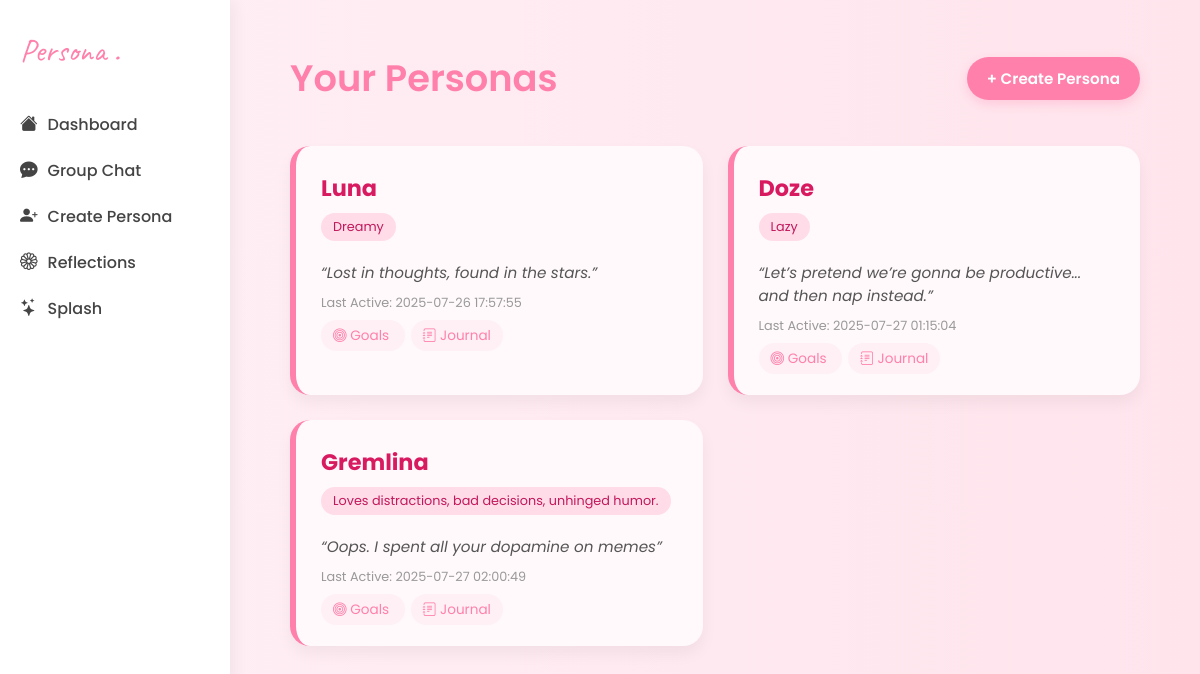
Page /home on the earlier database version.
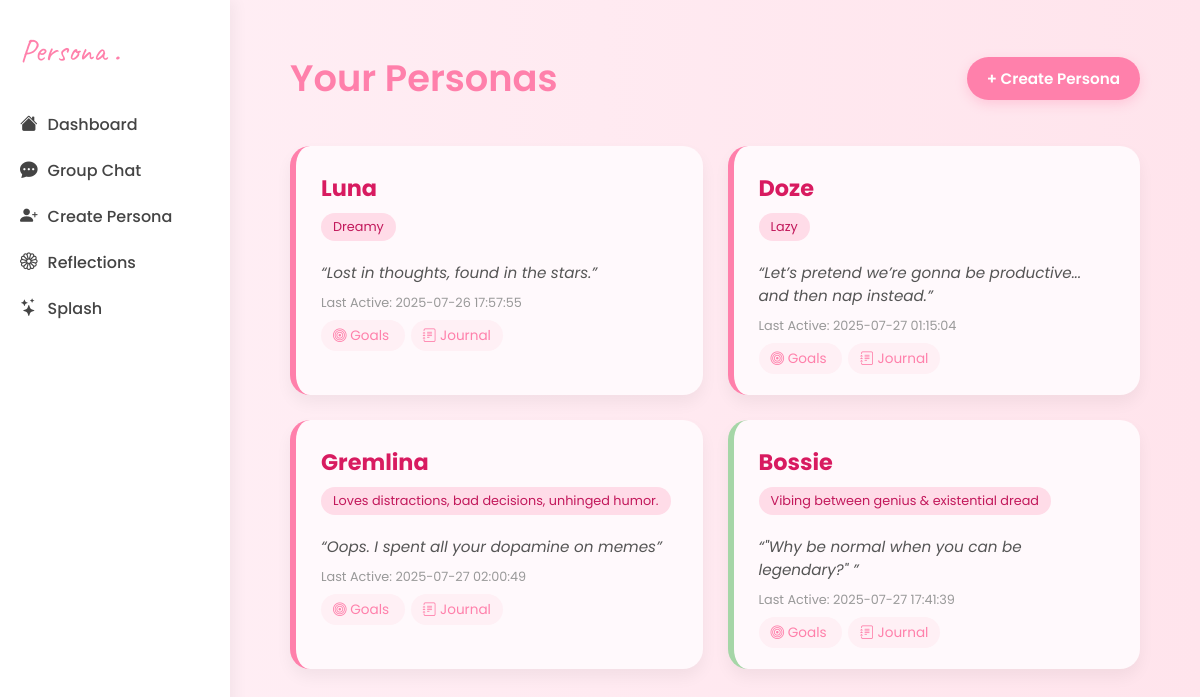
Same page on the later database version.
### tables this page shows
CREATE TABLE personas (
    id INTEGER PRIMARY KEY AUTOINCREMENT,
    name TEXT NOT NULL,
    mood TEXT,
    quote TEXT,
    theme TEXT,
    last_active TEXT
, journal_count INTEGER DEFAULT 0, goals_completed INTEGER DEFAULT 0, last_updated TEXT);

### app.py (the view)
@app.route('/home')
def home():
    conn = get_db_connection()
    personas = conn.execute('SELECT * FROM personas').fetchall()
    conn.close()
    return render_template('home.html', personas=personas)

### app.py (called while the page is built)
def get_db_connection():
    conn = sqlite3.connect('data.db')
    conn.row_factory = sqlite3.Row
    return conn

### templates/home.html (shortened to what this page needs)
<!DOCTYPE html>
<html lang="en">
<head>
  <link href="https://cdn.jsdelivr.net/npm/bootstrap-icons@1.10.5/font/bootstrap-icons.css" rel="stylesheet">
</head>
<body>
  <div class="layout">
    <div class="sidebar">
      <div class="logo">Persona .</div>
      <a href="{{ url_for('home') }}"><i class="bi bi-house-fill"></i> Dashboard</a>
      <a href="{{ url_for('chat') }}"><i class="bi bi-chat-dots-fill"></i> Group Chat</a>
      <a href="{{ url_for('create_persona_form') }}"><i class="bi bi-person-plus-fill"></i> Create Persona</a>
      <a href="{{ url_for('reflections') }}" class="btn btn-light border-pink rounded-pill px-4 py-2 d-flex align-items-center gap-2 shadow-sm">
  <i class="bi bi-flower1 text-danger"></i>
  Reflections
</a>
      <a href="{{ url_for('logo') }}"><i class="bi bi-stars"></i> Splash</a>
    </div>
    <div class="main">
      <div class="topbar">
        <h1>Your Personas</h1>
        <a href="{{ url_for('create_persona_form') }}" class="create-btn">+ Create Persona</a>
      </div>
      {% if personas %}
        <div class="grid">
          {% for persona in personas %}
            <div class="card" style="border-left-color: {{ persona.theme or '#ff80ab' }};">
              <div class="persona-name">{{ persona.name }}</div>
              <div class="tag">{{ persona.mood }}</div>
              <div class="quote">“{{ persona.quote }}”</div>
              <div class="last-active">Last Active: {{ persona.last_active }}</div>
              <div class="links">
            <a href="{{ url_for('goals', persona_id=persona.id) }}">
  <i class="bi bi-bullseye me-1"></i> Goals
</a>
<a href="{{ url_for('journal', persona_id=persona.id) }}">
  <i class="bi bi-journal-text me-1"></i> Journal
</a>
              </div>
            </div>
          {% endfor %}
        </div>
      {% else %}
        <p class="empty-state">You haven’t created any personas yet. Your mind palace awaits 👑</p>
      {% endif %}
    </div>
  </div>
</body>
</html>

### templates/home.html (style rules this page uses)
:root { --accent: #ff80ab; --bg: #fff0f6; --text: #333; --card-bg: #fff9fc; }
* { margin: 0; padding: 0; box-sizing: border-box; }
html, body { font-family: 'Poppins', sans-serif; background: linear-gradient(to right, #fff0f6, #ffe4ec); color: var(--text); height: 100vh; overflow: hidden; }
.layout { display: flex; height: 100%; }
.sidebar { width: 230px; background: #fff; box-shadow: 4px 0 15px rgba(0,0,0,0.05); padding: 30px 20px; display: flex; flex-direction: column; }
.logo { font-family: 'Caveat', cursive; font-size: 2rem; color: var(--accent); margin-bottom: 40px; }
.sidebar a { text-decoration: none; font-size: 1rem; color: #444; margin-bottom: 20px; font-weight: 500; transition: all 0.2s ease; display: flex; align-items: center; }
.sidebar a i { margin-right: 10px; font-size: 1.1rem; }
.main { flex: 1; padding: 50px 60px; overflow-y: auto; }
.topbar { display: flex; justify-content: space-between; align-items: center; margin-bottom: 40px; }
.topbar h1 { font-size: 2.3rem; font-weight: 600; color: var(--accent); }
.create-btn { background-color: var(--accent); color: white; padding: 10px 20px; border: none; border-radius: 30px; font-weight: 600; font-size: 0.95rem; text-decoration: none; box-shadow: 0 4px 12px rgba(255, 128, 171, 0.3); transition: all 0.2s ease; }
.grid { display: grid; grid-template-columns: repeat(auto-fit, minmax(280px, 1fr)); gap: 25px; }
.card { background: var(--card-bg); border-radius: 20px; padding: 25px; box-shadow: 0 8px 16px rgba(0,0,0,0.05); border-left: 6px solid var(--accent); transition: transform 0.2s; }
.persona-name { font-size: 1.4rem; font-weight: bold; margin-bottom: 8px; color: #d81b60; }
.tag { display: inline-block; background: #ffdce8; color: #c2185b; padding: 5px 12px; font-size: 0.8rem; border-radius: 20px; margin-bottom: 10px; }
.quote { font-style: italic; font-size: 0.95rem; color: #555; margin: 10px 0; }
.last-active { font-size: 0.8rem; color: #999; margin-bottom: 10px; }
.links a { text-decoration: none; font-size: 0.85rem; color: var(--accent); background: #fff0f5; padding: 6px 12px; border-radius: 16px; margin-right: 6px; transition: background 0.2s; }

Differences in the rows shown:
added personas: name "Bossie", mood "Vibing between genius & existential dread", quote "\"Why be normal when you can be legendary?\"", last_active "2025-07-27 17:41:39"
